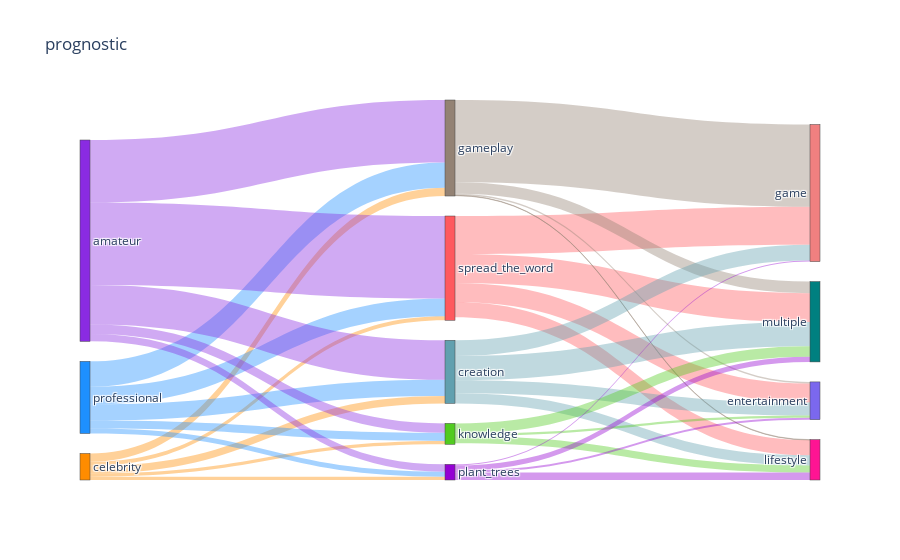
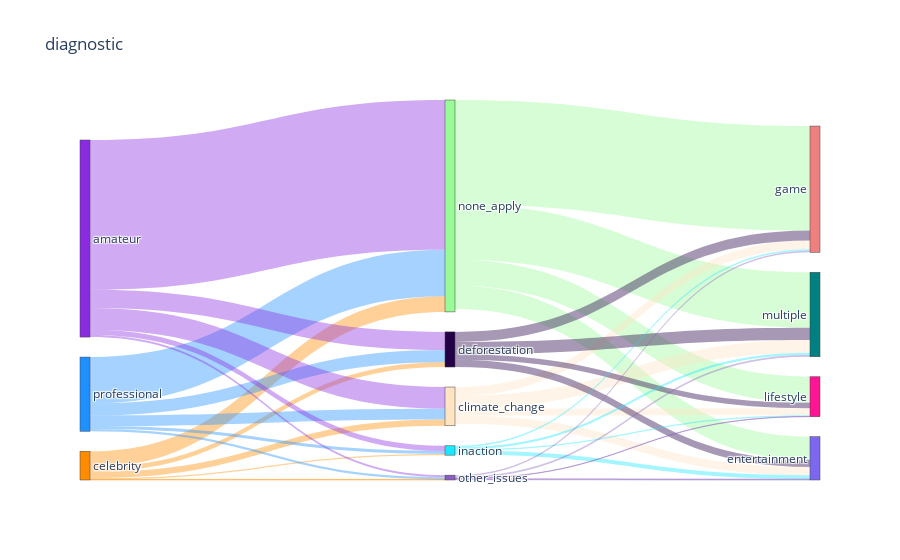
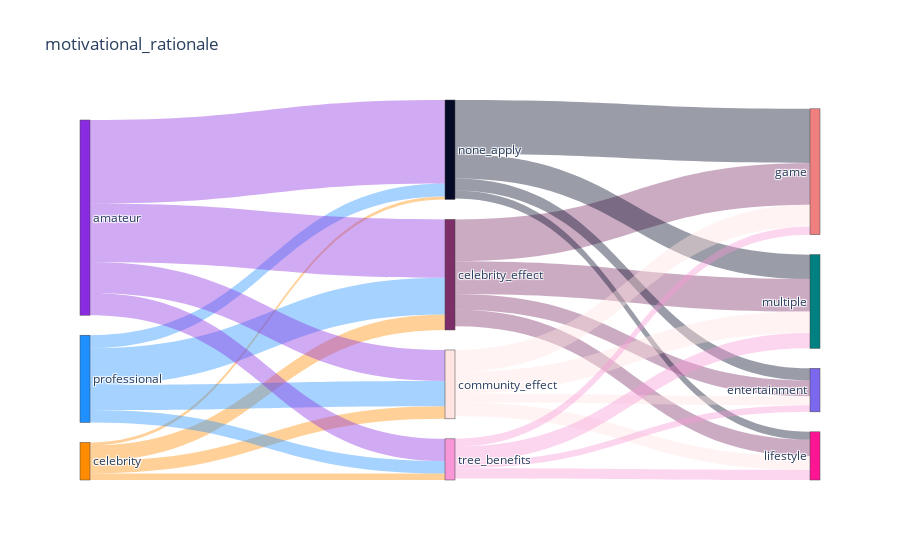
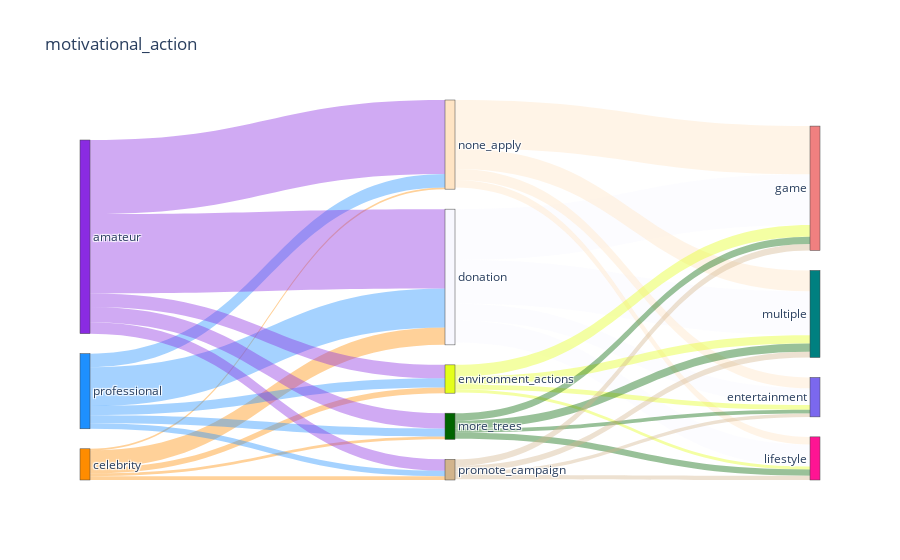

The cell these charts' notebook holds for them, in order:
### Code cell
generatePlot('prognostic',top_n = 5, var_generator=generateVariablesFromVector)
generatePlot('diagnostic',top_n = 5, var_generator=generateVariablesFromVector)
generatePlot('motivational_rationale',top_n = 5, var_generator=generateVariablesFromVector)
generatePlot('motivational_action',top_n = 5, var_generator=generateVariablesFromVector)
generatePlot('mention',top_n = 5, var_generator=generateVariablesFromColumn)

### Figure 1 — Plotly figure (JSON) as saved in the notebook; plotly's stock layout.template omitted (floating-point values rounded to 4 significant figures)
{"data": [{"arrangement": "snap", "link": {"color": ["rgba(255,140,0,0.4)", "rgba(255,140,0,0.4)", "rgba(255,140,0,0.4)", "rgba(255,140,0,0.4)", "rgba(255,140,0,0.4)", "rgba(30,144,255,0.4)", "rgba(30,144,255,0.4)", "rgba(30,144,255,0.4)", "rgba(30,144,255,0.4)", "rgba(30,144,255,0.4)", "rgba(138,43,226,0.4)", "rgba(138,43,226,0.4)", "rgba(138,43,226,0.4)", "rgba(138,43,226,0.4)", "rgba(138,43,226,0.4)", "rgba(255,89,94,0.4)", "rgba(255,89,94,0.4)", "rgba(255,89,94,0.4)", "rgba(255,89,94,0.4)", "rgba(147,130,116,0.4)", "rgba(147,130,116,0.4)", "rgba(147,130,116,0.4)", "rgba(147,130,116,0.4)", "rgba(97,160,175,0.4)", "rgba(97,160,175,0.4)", "rgba(97,160,175,0.4)", "rgba(97,160,175,0.4)", "rgba(81,203,32,0.4)", "rgba(81,203,32,0.4)", "rgba(81,203,32,0.4)", "rgba(81,203,32,0.4)", "rgba(148,0,211,0.4)", "rgba(148,0,211,0.4)", "rgba(148,0,211,0.4)", "rgba(148,0,211,0.4)"], "source": [0, 0, 0, 0, 0, 1, 1, 1, 1, 1, 2, 2, 2, 2, 2, 3, 3, 3, 3, 4, 4, 4, 4, 5, 5, 5, 5, 6, 6, 6, 6, 7, 7, 7, 7], "target": [3, 4, 5, 6, 7, 3, 4, 5, 6, 7, 3, 4, 5, 6, 7, 8, 9, 10, 11, 8, 9, 10, 11, 8, 9, 10, 11, 8, 9, 10, 11, 8, 9, 10, 11], "value": [11, 22, 20, 9, 9, 47, 68, 43, 22, 13, 221, 167, 106, 25, 20, 102, 77, 41, 51, 220, 31, 1, 4, 42, 65, 27, 35, 0, 28, 19, 6, 3, 14, 20, 5]}, "node": {"color": ["rgba(255,140,0,1)", "rgba(30,144,255,1)", "rgba(138,43,226,1)", "rgba(255,89,94,1)", "rgba(147,130,116,1)", "rgba(97,160,175,1)", "rgba(81,203,32,1)", "rgba(148,0,211,1)", "rgba(240,128,128,1)", "rgba(0,128,128,1)", "rgba(255,20,147,1)", "rgba(123,104,238,1)"], "label": ["celebrity", "professional", "amateur", "spread_the_word", "gameplay", "creation", "knowledge", "plant_trees", "game", "multiple", "lifestyle", "entertainment"], "pad": 20, "thickness": 10}, "type": "sankey"}], "layout": {"title": {"text": "prognostic"}}}

### Figure 2 — Plotly figure (JSON) as saved in the notebook; plotly's stock layout.template omitted (floating-point values rounded to 4 significant figures)
{"data": [{"arrangement": "snap", "link": {"color": ["rgba(255,140,0,0.4)", "rgba(255,140,0,0.4)", "rgba(255,140,0,0.4)", "rgba(255,140,0,0.4)", "rgba(255,140,0,0.4)", "rgba(30,144,255,0.4)", "rgba(30,144,255,0.4)", "rgba(30,144,255,0.4)", "rgba(30,144,255,0.4)", "rgba(30,144,255,0.4)", "rgba(138,43,226,0.4)", "rgba(138,43,226,0.4)", "rgba(138,43,226,0.4)", "rgba(138,43,226,0.4)", "rgba(138,43,226,0.4)", "rgba(152,251,152,0.4)", "rgba(152,251,152,0.4)", "rgba(152,251,152,0.4)", "rgba(152,251,152,0.4)", "rgba(255,228,196,0.4)", "rgba(255,228,196,0.4)", "rgba(255,228,196,0.4)", "rgba(255,228,196,0.4)", "rgba(36,0,70,0.4)", "rgba(36,0,70,0.4)", "rgba(36,0,70,0.4)", "rgba(36,0,70,0.4)", "rgba(27,231,255,0.4)", "rgba(27,231,255,0.4)", "rgba(27,231,255,0.4)", "rgba(27,231,255,0.4)", "rgba(139,95,191,0.4)", "rgba(139,95,191,0.4)", "rgba(139,95,191,0.4)", "rgba(139,95,191,0.4)"], "source": [0, 0, 0, 0, 0, 1, 1, 1, 1, 1, 2, 2, 2, 2, 2, 3, 3, 3, 3, 4, 4, 4, 4, 5, 5, 5, 5, 6, 6, 6, 6, 7, 7, 7, 7], "target": [3, 4, 5, 6, 7, 3, 4, 5, 6, 7, 3, 4, 5, 6, 7, 8, 9, 10, 11, 8, 9, 10, 11, 8, 9, 10, 11, 8, 9, 10, 11, 8, 9, 10, 11], "value": [52, 21, 16, 4, 2, 153, 35, 40, 10, 7, 495, 72, 60, 17, 7, 345, 183, 86, 76, 29, 42, 23, 27, 33, 41, 18, 24, 5, 7, 4, 13, 5, 6, 1, 3]}, "node": {"color": ["rgba(255,140,0,1)", "rgba(30,144,255,1)", "rgba(138,43,226,1)", "rgba(152,251,152,1)", "rgba(255,228,196,1)", "rgba(36,0,70,1)", "rgba(27,231,255,1)", "rgba(139,95,191,1)", "rgba(240,128,128,1)", "rgba(0,128,128,1)", "rgba(255,20,147,1)", "rgba(123,104,238,1)"], "label": ["celebrity", "professional", "amateur", "none_apply", "climate_change", "deforestation", "inaction", "other_issues", "game", "multiple", "lifestyle", "entertainment"], "pad": 20, "thickness": 10}, "type": "sankey"}], "layout": {"title": {"text": "diagnostic"}}}

### Figure 3 — Plotly figure (JSON) as saved in the notebook; plotly's stock layout.template omitted (floating-point values rounded to 4 significant figures)
{"data": [{"arrangement": "snap", "link": {"color": ["rgba(255,140,0,0.4)", "rgba(255,140,0,0.4)", "rgba(255,140,0,0.4)", "rgba(255,140,0,0.4)", "rgba(30,144,255,0.4)", "rgba(30,144,255,0.4)", "rgba(30,144,255,0.4)", "rgba(30,144,255,0.4)", "rgba(138,43,226,0.4)", "rgba(138,43,226,0.4)", "rgba(138,43,226,0.4)", "rgba(138,43,226,0.4)", "rgba(125,46,104,0.4)", "rgba(125,46,104,0.4)", "rgba(125,46,104,0.4)", "rgba(125,46,104,0.4)", "rgba(4,9,38,0.4)", "rgba(4,9,38,0.4)", "rgba(4,9,38,0.4)", "rgba(4,9,38,0.4)", "rgba(255,228,225,0.4)", "rgba(255,228,225,0.4)", "rgba(255,228,225,0.4)", "rgba(255,228,225,0.4)", "rgba(248,150,216,0.4)", "rgba(248,150,216,0.4)", "rgba(248,150,216,0.4)", "rgba(248,150,216,0.4)"], "source": [0, 0, 0, 0, 1, 1, 1, 1, 2, 2, 2, 2, 3, 3, 3, 3, 4, 4, 4, 4, 5, 5, 5, 5, 6, 6, 6, 6], "target": [3, 4, 5, 6, 3, 4, 5, 6, 3, 4, 5, 6, 7, 8, 9, 10, 7, 8, 9, 10, 7, 8, 9, 10, 7, 8, 9, 10], "value": [60, 11, 49, 25, 142, 50, 97, 48, 225, 323, 120, 86, 162, 126, 64, 61, 209, 94, 30, 47, 85, 83, 53, 35, 30, 59, 39, 25]}, "node": {"color": ["rgba(255,140,0,1)", "rgba(30,144,255,1)", "rgba(138,43,226,1)", "rgba(125,46,104,1)", "rgba(4,9,38,1)", "rgba(255,228,225,1)", "rgba(248,150,216,1)", "rgba(240,128,128,1)", "rgba(0,128,128,1)", "rgba(255,20,147,1)", "rgba(123,104,238,1)"], "label": ["celebrity", "professional", "amateur", "celebrity_effect", "none_apply", "community_effect", "tree_benefits", "game", "multiple", "lifestyle", "entertainment"], "pad": 20, "thickness": 10}, "type": "sankey"}], "layout": {"title": {"text": "motivational_rationale"}}}

### Figure 4 — Plotly figure (JSON) as saved in the notebook; plotly's stock layout.template omitted (floating-point values rounded to 4 significant figures)
{"data": [{"arrangement": "snap", "link": {"color": ["rgba(255,140,0,0.4)", "rgba(255,140,0,0.4)", "rgba(255,140,0,0.4)", "rgba(255,140,0,0.4)", "rgba(255,140,0,0.4)", "rgba(30,144,255,0.4)", "rgba(30,144,255,0.4)", "rgba(30,144,255,0.4)", "rgba(30,144,255,0.4)", "rgba(30,144,255,0.4)", "rgba(138,43,226,0.4)", "rgba(138,43,226,0.4)", "rgba(138,43,226,0.4)", "rgba(138,43,226,0.4)", "rgba(138,43,226,0.4)", "rgba(248,248,255,0.4)", "rgba(248,248,255,0.4)", "rgba(248,248,255,0.4)", "rgba(248,248,255,0.4)", "rgba(255,228,196,0.4)", "rgba(255,228,196,0.4)", "rgba(255,228,196,0.4)", "rgba(255,228,196,0.4)", "rgba(228,255,26,0.4)", "rgba(228,255,26,0.4)", "rgba(228,255,26,0.4)", "rgba(228,255,26,0.4)", "rgba(0,100,0,0.4)", "rgba(0,100,0,0.4)", "rgba(0,100,0,0.4)", "rgba(0,100,0,0.4)", "rgba(210,180,140,0.4)", "rgba(210,180,140,0.4)", "rgba(210,180,140,0.4)", "rgba(210,180,140,0.4)"], "source": [0, 0, 0, 0, 0, 1, 1, 1, 1, 1, 2, 2, 2, 2, 2, 3, 3, 3, 3, 4, 4, 4, 4, 5, 5, 5, 5, 6, 6, 6, 6, 7, 7, 7, 7], "target": [3, 4, 5, 6, 7, 3, 4, 5, 6, 7, 3, 4, 5, 6, 7, 8, 9, 10, 11, 8, 9, 10, 11, 8, 9, 10, 11, 8, 9, 10, 11, 8, 9, 10, 11], "value": [66, 6, 21, 11, 14, 147, 51, 35, 30, 21, 300, 280, 51, 58, 43, 192, 166, 83, 63, 182, 79, 29, 41, 44, 31, 11, 18, 28, 31, 24, 14, 24, 22, 16, 13]}, "node": {"color": ["rgba(255,140,0,1)", "rgba(30,144,255,1)", "rgba(138,43,226,1)", "rgba(248,248,255,1)", "rgba(255,228,196,1)", "rgba(228,255,26,1)", "rgba(0,100,0,1)", "rgba(210,180,140,1)", "rgba(240,128,128,1)", "rgba(0,128,128,1)", "rgba(255,20,147,1)", "rgba(123,104,238,1)"], "label": ["celebrity", "professional", "amateur", "donation", "none_apply", "environment_actions", "more_trees", "promote_campaign", "game", "multiple", "lifestyle", "entertainment"], "pad": 20, "thickness": 10}, "type": "sankey"}], "layout": {"title": {"text": "motivational_action"}}}
